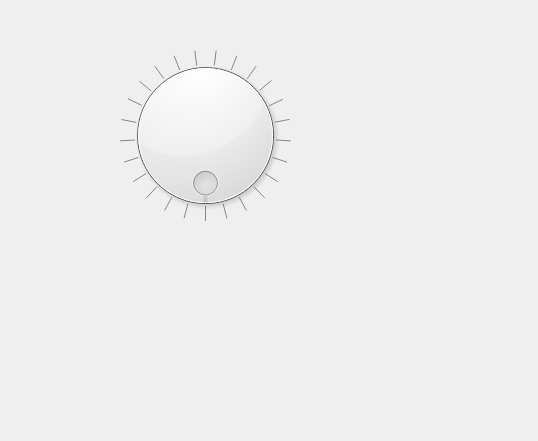
<?xml version="1.0" encoding="UTF-8"?>
<ui version="4.0">
 <class>Widget</class>
 <widget class="QWidget" name="Widget">
  <property name="geometry">
   <rect>
    <x>0</x>
    <y>0</y>
    <width>538</width>
    <height>441</height>
   </rect>
  </property>
  <property name="windowTitle">
   <string>Widget</string>
  </property>
  <widget class="QDial" name="dial">
   <property name="geometry">
    <rect>
     <x>80</x>
     <y>50</y>
     <width>251</width>
     <height>171</height>
    </rect>
   </property>
   <property name="pageStep">
    <number>0</number>
   </property>
   <property name="orientation">
    <enum>Qt::Horizontal</enum>
   </property>
   <property name="invertedAppearance">
    <bool>false</bool>
   </property>
   <property name="invertedControls">
    <bool>false</bool>
   </property>
   <property name="wrapping">
    <bool>true</bool>
   </property>
   <property name="notchesVisible">
    <bool>true</bool>
   </property>
  </widget>
 </widget>
 <layoutdefault spacing="6" margin="11"/>
 <resources/>
 <connections/>
</ui>
